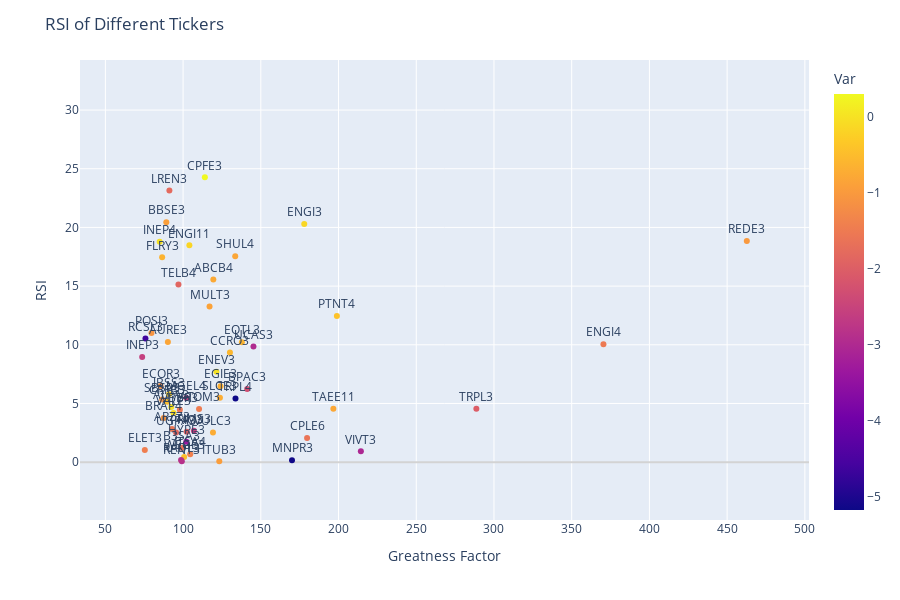

Write notebook code for a chart like this one.
### Code cell
# Create the scatter plot
fig = px.scatter(oversold_df, x='Greatness Factor', y='RSI', text='Ticker', color="Var", size_max=30)

# Update layout to improve appearance
fig.update_traces(textposition='top center')
fig.update_layout(title='RSI of Different Tickers',
                  yaxis= dict(title='RSI', range=[min(oversold_df['RSI']) - 5, max(oversold_df['RSI']) + 10], zeroline=True, zerolinewidth=2, zerolinecolor='LightGrey'),
                  xaxis=dict(title='Greatness Factor', range=[min(oversold_df["Greatness Factor"] - 40), max(oversold_df['Greatness Factor']) + 40], zeroline=True, zerolinewidth=2, zerolinecolor='LightGrey'),
                  height=600)

# Show plot
fig.show()

### Figure 1 — Plotly figure (JSON) as saved in the notebook; plotly's stock layout.template omitted (floating-point values rounded to 4 significant figures)
{"data": [{"hovertemplate": "Greatness Factor=%{x}<br>RSI=%{y}<br>Ticker=%{text}<br>Var=%{marker.color}<extra></extra>", "legendgroup": "", "marker": {"color": [-1.016, -1.517, -2.029, -3.045, -0.4286, -0.8102, -1.625, -0.1424, -5.142, -2.991, -2.302, -0.612, -5.17, -0.817, -0.578, -0.6874, -0.7242, -0.9555, 0, -0.7813, -0.7397, -0.8734, 0.2941, -1.478, -2.58, -1.418, -0.1747, -1.933, -2.574, -3.381, -0.4771, -2.886, -1.654, -2.829, -1.554, -1.87, -1.822, -0.06325, -1.554, 0, -1.796, -0.2421, -0.8306, -0.5015, -0.9202, -1.082, -1.111, -0.6365, -1.148, 0, -1.093, -4.622, -1.445, -2.577], "coloraxis": "coloraxis", "symbol": "circle"}, "mode": "markers+text", "name": "", "orientation": "v", "showlegend": false, "text": ["REDE3", "ENGI4", "TRPL3", "VIVT3", "PTNT4", "TAEE11", "CPLE6", "ENGI3", "MNPR3", "UCAS3", "BPAC3", "EQTL3", "TRPL4", "SHUL4", "CCRO3", "EGIE3", "SLCE3", "ITUB3", "ENEV3", "ABCB4", "VULC3", "MULT3", "CPFE3", "ATOM3", "TIMS3", "ITSA4", "ENGI11", "PRIO3", "MGEL4", "HYPE3", "WEGE3", "RENT3", "B3SA3", "RADL3", "VBBR3", "TELB4", "UGPA3", "VALE3", "ARZZ3", "ALPA3", "LREN3", "JBSS3", "AURE3", "CRFB3", "BBSE3", "BRAP4", "SBSP3", "FLRY3", "ECOR3", "INEP4", "POSI3", "RCSL3", "ELET3", "INEP3"], "textposition": "top center", "type": "scatter", "x": [462.7, 370.4, 288.7, 214.4, 198.9, 196.7, 179.8, 177.9, 170.1, 145.3, 141.2, 137.8, 133.7, 133.5, 130.2, 124.1, 123.7, 123.3, 121.4, 119.5, 119.2, 117.0, 114.0, 110.3, 107.0, 104.6, 104.1, 102.3, 102.1, 102.1, 100.7, 99.19, 99.15, 98.71, 97.92, 97.02, 95.5, 93.81, 92.9, 92.4, 91.2, 91.0, 90.23, 89.84, 89.2, 87.48, 86.58, 86.53, 85.56, 84.94, 79.68, 75.8, 75.39, 73.69], "xaxis": "x", "y": [18.84, 10.06, 4.56, 0.9255, 12.45, 4.549, 2.053, 20.29, 0.1675, 9.856, 6.242, 10.22, 5.415, 17.55, 9.342, 6.47, 5.49, 0.07258, 7.702, 15.55, 2.527, 13.26, 24.27, 4.531, 2.676, 0.6781, 18.48, 2.596, 5.462, 1.739, 0.442, 0.07707, 1.232, 0.188, 4.458, 15.14, 2.526, 4.195, 2.822, 4.697, 23.14, 5.78, 10.24, 5.137, 20.45, 3.768, 5.332, 17.46, 6.487, 18.79, 11.01, 10.54, 1.045, 8.955], "yaxis": "y"}], "layout": {"coloraxis": {"colorbar": {"title": {"text": "Var"}}, "colorscale": [[0, "#0d0887"], [0.1111, "#46039f"], [0.2222, "#7201a8"], [0.3333, "#9c179e"], [0.4444, "#bd3786"], [0.5556, "#d8576b"], [0.6667, "#ed7953"], [0.7778, "#fb9f3a"], [0.8889, "#fdca26"], [1, "#f0f921"]]}, "height": 600, "legend": {"tracegroupgap": 0}, "margin": {"t": 60}, "title": {"text": "RSI of Different Tickers"}, "xaxis": {"anchor": "y", "domain": [0, 1], "range": [33.69, 502.7], "title": {"text": "Greatness Factor"}, "zeroline": true, "zerolinecolor": "LightGrey", "zerolinewidth": 2}, "yaxis": {"anchor": "x", "domain": [0, 1], "range": [-4.927, 34.27], "title": {"text": "RSI"}, "zeroline": true, "zerolinecolor": "LightGrey", "zerolinewidth": 2}}}
